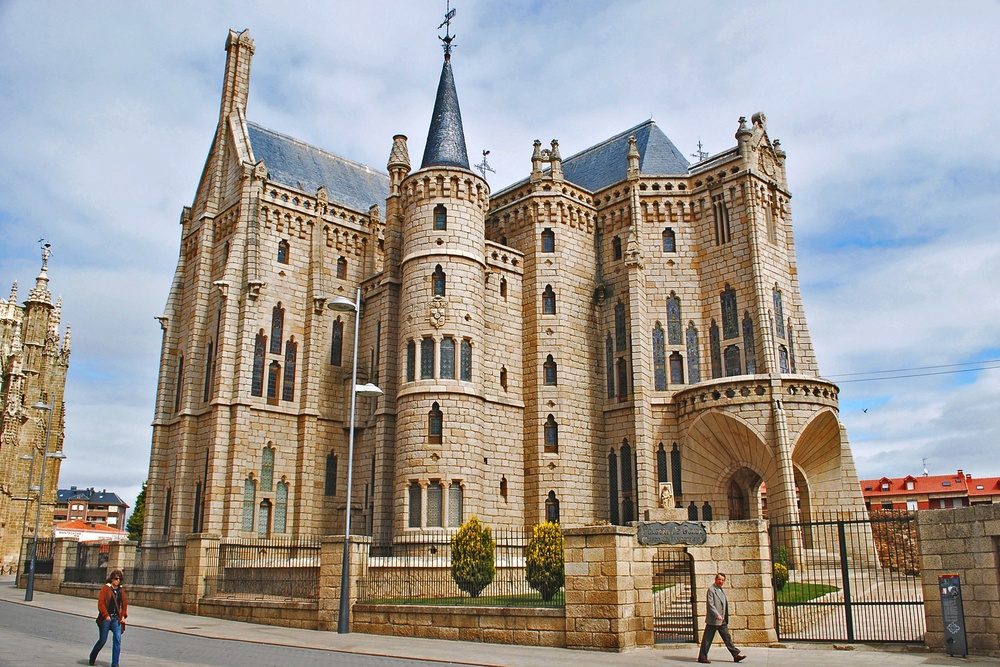
#> input picture HW03_Feature_Matching/task2_SIFT_feature_matching/data/Episcopal_Gaudi/image1.jpg, 1000 x 667 px, shrunk from 2701 x 1801 before the run, found by its file name
$ python feature_matcher.py
#> lines starting #> are read from the running program, lines starting #| are printed output that depends on the picture
### HW03_Feature_Matching/task2_SIFT_feature_matching/task2.py
"""
Goal of Task 2:
    Extract SIFT features from the images to enable image matching.

Hint: Execute feature_matcher.py to validate your implementation.
"""


import cv2


def detect_features(img_name):
    """
    Detects and computes features and their descriptors.

    input:
        img_name (type: str): path to given image

    outputs:
        img (type: np.ndarray): opened image
        kp (type: list): keypoints
        des (type: np.ndarray): descriptors
    """
#> called with img_name = 'data/Mount_Rushmore/image1.jpg'

    # Task:
    # ToDo: Implement the following steps:
    #   1. create SIFT detector (cv2)
    #   2. read img_name (cv2)
    #   3. calculate keypoints and descriptors
    ########################
    #  Start of your code  #
    ########################

    img = cv2.imread(img_name)
#> img is the input picture: shape (667, 1000, 3); mean B, G, R 146.6, 153, 159.1
    sift = cv2.SIFT_create()
    kp, des = sift.detectAndCompute(img, None)
#> kp = 5768 keypoints; strongest (x, y, size): (488, 152, 2.1), (792, 391, 1.8), (109, 584, 2.3), (47, 245, 2.6)

    ########################
    #   End of your code   #
    ########################

    return img, kp, des

### HW03_Feature_Matching/task2_SIFT_feature_matching/feature_matcher.py
import cv2
import matplotlib.pyplot as plt
import os

from task2 import detect_features


image_path = 'data/Mount_Rushmore'
image_name1 = os.path.join(image_path, 'image1.jpg')
image_name2 = os.path.join(image_path, 'image2.jpg')


def draw_image_matches(detector, img1_name, img2_name, nmatches=10):
    """
    Draw ORB feature matches of the given two images.
    """

    img1, kp1, des1 = image_detect_and_compute(detector, img1_name)
    img2, kp2, des2 = image_detect_and_compute(detector, img2_name)

    bf = cv2.BFMatcher(cv2.NORM_HAMMING, crossCheck=True)
    matches = bf.match(des1, des2)
    matches = sorted(matches, key=lambda x: x.distance)  # Sort matches by distance.  Best come first.

    img_matches = cv2.drawMatches(img1, kp1, img2, kp2, matches[:nmatches], img2, flags=2)  # Show top 10 matches
    plt.figure()
    plt.title(type(detector))
    plt.imshow(img_matches)
    plt.show()


img1, kp1, des1 = detect_features(image_name1)
#> kp1 has the same summary as kp in detect_features
img2, kp2, des2 = detect_features(image_name2)
#> call 2 of detect_features, with img_name = 'data/Mount_Rushmore/image2.jpg'
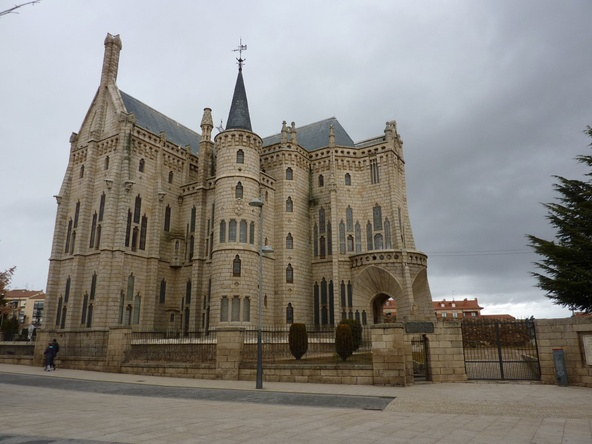
#> input picture HW03_Feature_Matching/task2_SIFT_feature_matching/data/Episcopal_Gaudi/image2.jpg, 592 x 444 px, shrunk from 1600 x 1200 before the run, found by its file name
#> in detect_features, img is the input picture: shape (444, 592, 3); mean B, G, R 129.1, 134.2, 137.1
#> in detect_features (call 2), `kp, des = sift.detectAndCompute(img, None)`: kp = 1361 keypoints; strongest (x, y, size): (584, 311, 1.8), (240, 60, 2.4), (390, 299, 2.1), (443, 305, 2)
#> kp2 has the same summary as kp in detect_features

FLANN_INDEX_KDTREE = 1
index_params = dict(algorithm=FLANN_INDEX_KDTREE, trees=5)
search_params = dict(checks=50)

flann = cv2.FlannBasedMatcher(index_params, search_params)
matches = flann.knnMatch(des1, des2, k=2)
#> matches = 5768 matches

matchesMask = [[0, 0] for i in range(len(matches))]
#> matchesMask = 5768 pairs, first value 0 to 0, second value 0 to 0
# ratio test as per Lowe's paper
for i, (m, n) in enumerate(matches):
    if m.distance < 0.5 * n.distance:
        matchesMask[i] = [1, 0]
#> after the loop, matchesMask = 5768 pairs, first value 0 to 1, second value 0 to 0

draw_params = dict(matchColor=(0, 255, 0),
                   singlePointColor=(255, 0, 0),
                   matchesMask=matchesMask,
                   flags=0)
#> draw_params = 4 items

img3 = cv2.drawMatchesKnn(img1, kp1, img2, kp2, matches, None, **draw_params)
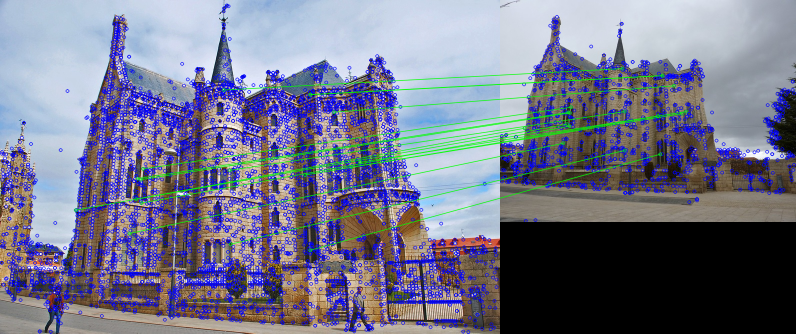
#> img3: shape (667, 1592, 3) (shown at 1/2 size); mean B, G, R 139.7, 118.4, 116.5
plt.figure()
plt.imshow(img3)
plt.show()
